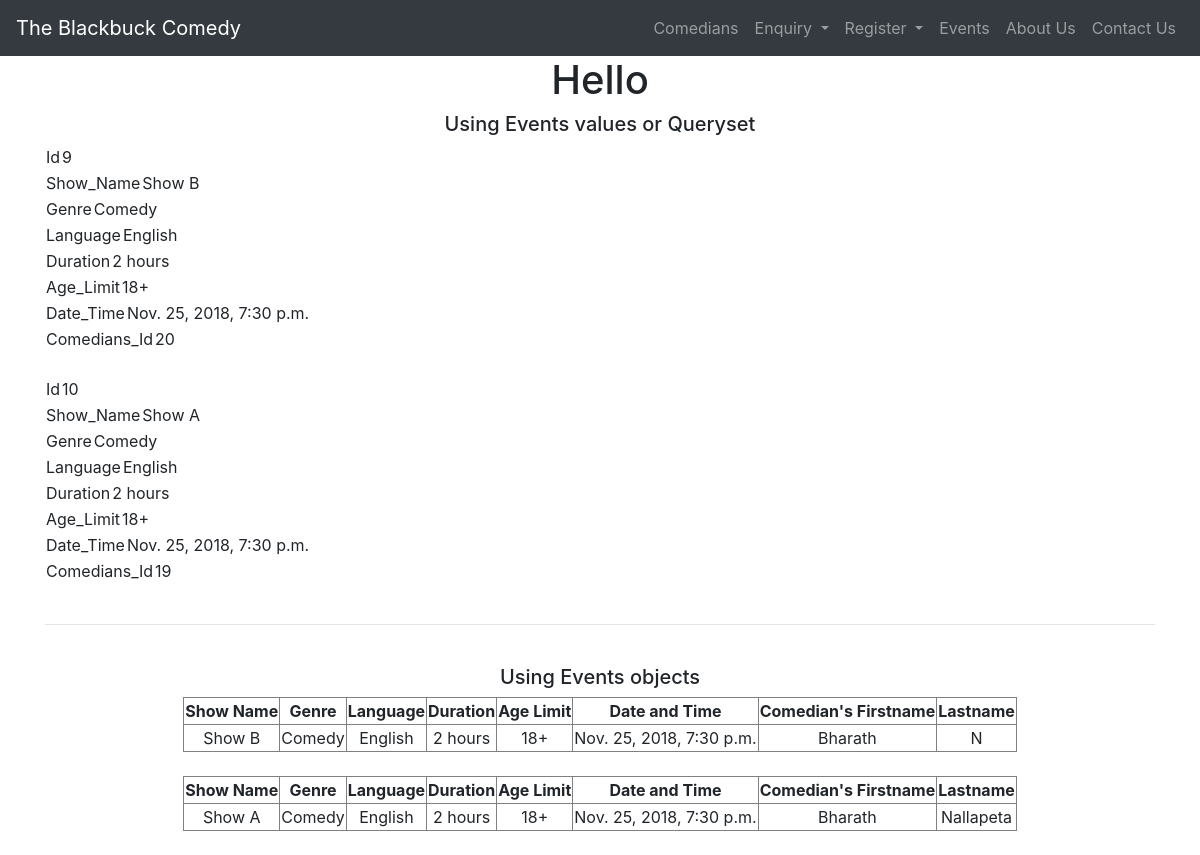
Screenshot of /events/ with the database file from the repository.
### events/models.py (models this page shows)
class Event(models.Model):
    show_name = models.CharField(max_length = 100, blank = False)
    genre = models.CharField(max_length = 100, blank = False)
    language = models.CharField(max_length = 10, blank = True)
    duration = models.CharField(max_length = 20, blank = False)
    age_limit = models.CharField(max_length = 10, blank = True)
    date_time = models.DateTimeField(blank = False)
    comedians = models.ForeignKey('comedians.RegisterComedian', on_delete = models.CASCADE)

### comedians/models.py (models this page shows, shortened)
class RegisterComedian(models.Model):
    firstname = models.CharField(max_length = 20, blank = False)
    lastname = models.CharField(max_length = 20, blank = False)
    about = models.TextField(max_length = 200, blank = False)
    email = models.CharField(max_length = 200, blank = False)
    phoneno = models.CharField(max_length = 13, blank = False)
    profile_pic = models.ImageField(upload_to='profile_pic/', default = 'default_pp.jpg', blank = True)
    videos = models.URLField(blank = True)
    fb_link = models.URLField(blank = True)
    insta_link = models.URLField(blank = True)
    twitter_link = models.URLField(blank = True)
    youtube_link = models.URLField(blank = True)

### events/views.py (the view)
# urls.py: path('', views.view_events, name = 'view_events')
def view_events(request):
    events = Event.objects.values() # Returns all events
    eventsobj = Event.objects.all()
    someevent = Event.objects.filter(Q(show_name__icontains="Show B")) # Returns a specific event based on our search
    print(someevent)
    somecomedian = someevent[0].comedians # Returns the comedian associated with that event
    print("\n")
    print(somecomedian.firstname)
    return render(request, 'events/view_events.html', {'events': events, 'eventsobj': eventsobj})

### templates/events/view_events.html
{% extends 'base.html' %}
{% load bootstrap4 %}
{% load staticfiles %}
{% block content %}
  <h1 align="center">Hello</h1>
<div class="container">
<h5 align="center">Using Events values or Queryset</h5>
  {% for i in events %}
    {% for key, value in i.items %}
    <table>
    <tr>
      <td>{{ key.title }}</td>
      <td>{{ value }}</td>
    {% endfor %}
    </tr>
    </table>
    <br>
  {% endfor %}
<hr>
<br>
<h5 align="center">Using Events objects</h5>
{% for i in eventsobj %}
<table border="1px" align="center">
  <tr align="center">
    <th>Show Name</th>
    <th>Genre</th>
    <th>Language</th>
    <th>Duration</th>
    <th>Age Limit</th>
    <th>Date and Time</th>
    <th>Comedian's Firstname</th>
    <th>Lastname</th>
  </tr>
  <tr align="center" >
    <td>{{ i.show_name }}</td>
    <td>{{ i.genre }}</td>
    <td>{{ i.language }}</td>
    <td>{{ i.duration }}</td>
    <td>{{ i.age_limit }}</td>
    <td>{{ i.date_time }}</td>
    <td>{{ i.comedians.firstname }}</td>
    <td>{{ i.comedians.lastname }}</td>
  </tr>
</table>
<br>
{% endfor %}
</div>
{% endblock %}

### rows the page displays
Event: title "Id" "Show_Name" "Genre" "Language" "Duration" "Age_Limit" "Date_Time" "Comedians_Id", i "9" "Show B" "Comedy" "English" "2 hours" "18+" "Nov. 25, 2018, 7:30 p.m." "20", show_name "Show B", genre "Comedy", language "English", duration "2 hours", age_limit "18+", date_time "Nov. 25, 2018, 7:30 p.m.", comedians.firstname "Bharath", comedians.lastname "N"
Event: title "Id" "Show_Name" "Genre" "Language" "Duration" "Age_Limit" "Date_Time" "Comedians_Id", i "10" "Show A" "Comedy" "English" "2 hours" "18+" "Nov. 25, 2018, 7:30 p.m." "19", show_name "Show A", genre "Comedy", language "English", duration "2 hours", age_limit "18+", date_time "Nov. 25, 2018, 7:30 p.m.", comedians.firstname "Bharath", comedians.lastname "Nallapeta"
